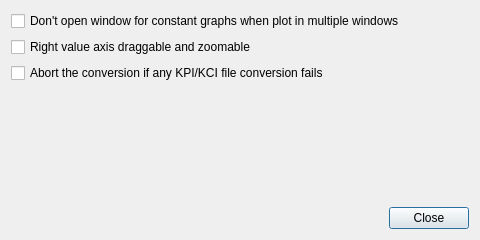
<?xml version="1.0" encoding="UTF-8"?>
<ui version="4.0">
 <class>OptionsDialog</class>
 <widget class="QDialog" name="OptionsDialog">
  <property name="geometry">
   <rect>
    <x>0</x>
    <y>0</y>
    <width>480</width>
    <height>240</height>
   </rect>
  </property>
  <property name="windowTitle">
   <string>Options</string>
  </property>
  <layout class="QVBoxLayout" name="verticalLayout">
   <item>
    <widget class="QCheckBox" name="ignoreConstCheckBox">
     <property name="text">
      <string>Don't open window for constant graphs when plot in multiple windows</string>
     </property>
    </widget>
   </item>
   <item>
    <widget class="QCheckBox" name="yAxis2DraggableZoomableCheckBox">
     <property name="text">
      <string>Right value axis draggable and zoomable</string>
     </property>
    </widget>
   </item>
   <item>
    <widget class="QCheckBox" name="abortConvOnFailureCheckBox">
     <property name="text">
      <string>Abort the conversion if any KPI/KCI file conversion fails</string>
     </property>
    </widget>
   </item>
   <item>
    <spacer name="verticalSpacer">
     <property name="orientation">
      <enum>Qt::Vertical</enum>
     </property>
     <property name="sizeHint" stdset="0">
      <size>
       <width>20</width>
       <height>40</height>
      </size>
     </property>
    </spacer>
   </item>
   <item>
    <widget class="QDialogButtonBox" name="buttonBox">
     <property name="orientation">
      <enum>Qt::Horizontal</enum>
     </property>
     <property name="standardButtons">
      <set>QDialogButtonBox::Close</set>
     </property>
    </widget>
   </item>
  </layout>
 </widget>
 <resources/>
 <connections>
  <connection>
   <sender>buttonBox</sender>
   <signal>accepted()</signal>
   <receiver>OptionsDialog</receiver>
   <slot>accept()</slot>
   <hints>
    <hint type="sourcelabel">
     <x>248</x>
     <y>254</y>
    </hint>
    <hint type="destinationlabel">
     <x>157</x>
     <y>274</y>
    </hint>
   </hints>
  </connection>
  <connection>
   <sender>buttonBox</sender>
   <signal>rejected()</signal>
   <receiver>OptionsDialog</receiver>
   <slot>reject()</slot>
   <hints>
    <hint type="sourcelabel">
     <x>316</x>
     <y>260</y>
    </hint>
    <hint type="destinationlabel">
     <x>286</x>
     <y>274</y>
    </hint>
   </hints>
  </connection>
 </connections>
</ui>
